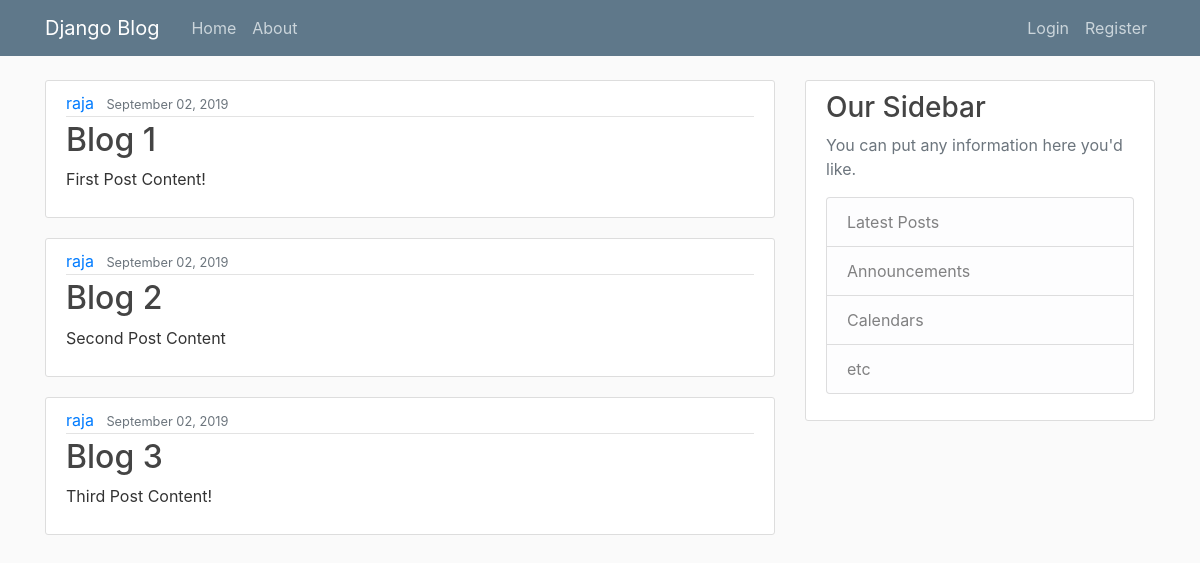
The app's page /, older data.
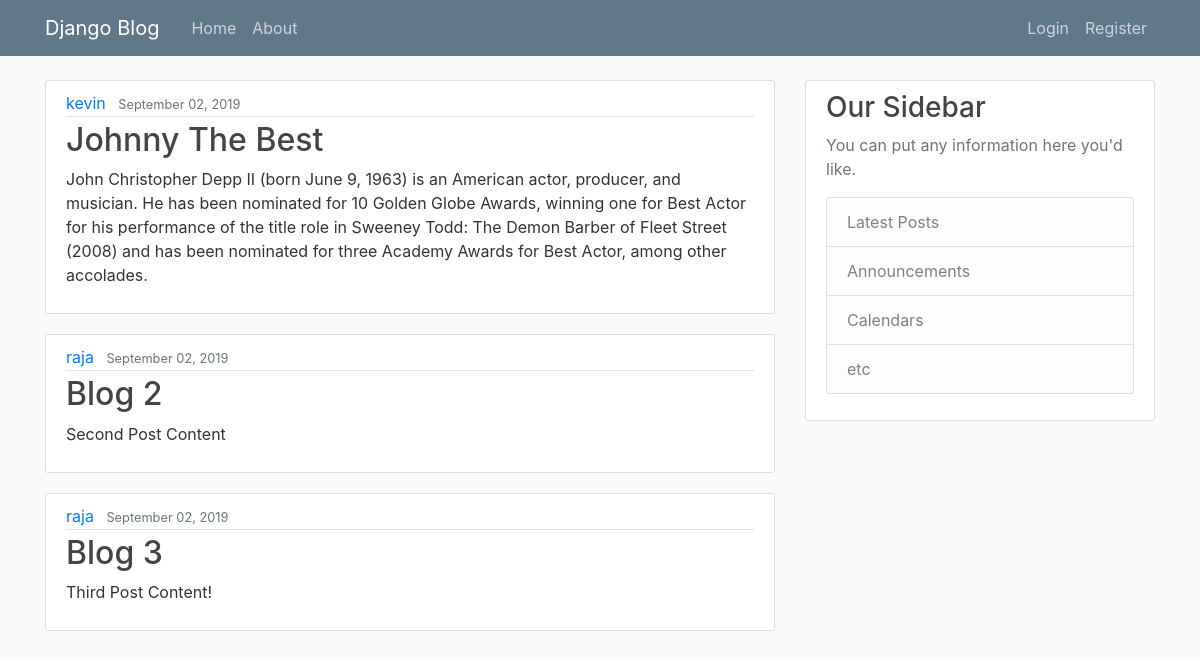
The same page, newer data.
### blog/models.py (models this page shows, shortened)
class Post(models.Model):
    title = models.CharField(max_length = 100)
    content = models.TextField()
    date_posted = models.DateTimeField(default = timezone.now)
    author = models.ForeignKey(User, on_delete = models.CASCADE) # Delete the posts if the user is deleted

### blog/views.py (the view)
# urls.py: path('', views.home, name='blog-home'),
def home(request):
    context = {
        'posts' : Post.objects.all(),
        'title' : 'Home Page'
    }
    return render(request, 'blog/home.html', context)

### blog/templates/blog/home.html
{% extends "blog/base.html" %}
{% block content %}
    {% for post in posts %}
        <article class="media content-section">
            <div class="media-body">
                <div class="article-metadata">
                <a class="mr-2" href="#">{{ post.author }}</a>
                <small class="text-muted">{{ post.date_posted|date:"F d, Y" }}</small>
                </div>
                <h2><a class="article-title" href="#">{{ post.title }}</a></h2>
                <p class="article-content">{{ post.content }}</p>
            </div>
            </article>
    {% endfor %}
{% endblock content %}

### blog/templates/blog/base.html (shortened to what this page needs)
{% load static %}
<!DOCTYPE html>
<html>
<head>
    <link rel="stylesheet" href="https://maxcdn.bootstrapcdn.com/bootstrap/4.0.0/css/bootstrap.min.css">
    <link rel="stylesheet" href="{% static 'blog/main.css' %}" >
</head>
<body>
    <header class="site-header">
        <nav class="navbar navbar-expand-md navbar-dark bg-steel fixed-top">
            <div class="container">
            <a class="navbar-brand mr-4" href="{% url 'blog-home' %}">Django Blog</a>
            <div class="collapse navbar-collapse" id="navbarToggle">
                <div class="navbar-nav mr-auto">
                <a class="nav-item nav-link" href="{% url 'blog-home' %}">Home</a>
                <a class="nav-item nav-link" href="{% url 'blog-about' %}">About</a>
                </div>
                <div class="navbar-nav">
                <a class="nav-item nav-link" href="#">Login</a>
                <a class="nav-item nav-link" href="#">Register</a>
                </div>
            </div>
            </div>
        </nav>
    </header>
    <main role="main" class="container">
        <div class="row">
            <div class="col-md-8">
                {% block content %}{% endblock %}
            </div>
            <div class="col-md-4">
            <div class="content-section">
                <h3>Our Sidebar</h3>
                <p class='text-muted'>You can put any information here you'd like.
                <ul class="list-group">
                    <li class="list-group-item list-group-item-light">Latest Posts</li>
                    <li class="list-group-item list-group-item-light">Announcements</li>
                    <li class="list-group-item list-group-item-light">Calendars</li>
                    <li class="list-group-item list-group-item-light">etc</li>
                </ul>
                </p>
            </div>
            </div>
        </div>
    </main>
</body>
</html>

### blog/static/blog/main.css (style rules this page uses)
body { background: #fafafa; color: #333333; margin-top: 5rem; }
h1, h2, h3, h4, h5, h6 { color: #444444; }
ul { margin: 0; }
.bg-steel { background-color: #5f788a; }
.site-header .navbar-nav .nav-link { color: #cbd5db; }
.content-section { background: #ffffff; padding: 10px 20px; border: 1px solid #dddddd; border-radius: 3px; margin-bottom: 20px; }
.article-title { color: #444444; }
.article-content { white-space: pre-line; }
.article-metadata { padding-bottom: 1px; margin-bottom: 4px; border-bottom: 1px solid #e3e3e3 }

Row changes from the older to the newer data that the page shows:
changed Post: author "raja" → "kevin"; title "Blog 1" → "Johnny The Best"; content "First Post Content!" → "John Christopher Depp II (born June 9, 1963) is an American actor, producer, and musician. He has been nominated for 10 Golden Globe Awards, winning one for Best Actor for his performance of the title role in Sweeney Todd: The Demon Barber of Fleet Street (2008) and has been nominated for three Academy Awards for Best Actor, among other accolades."
